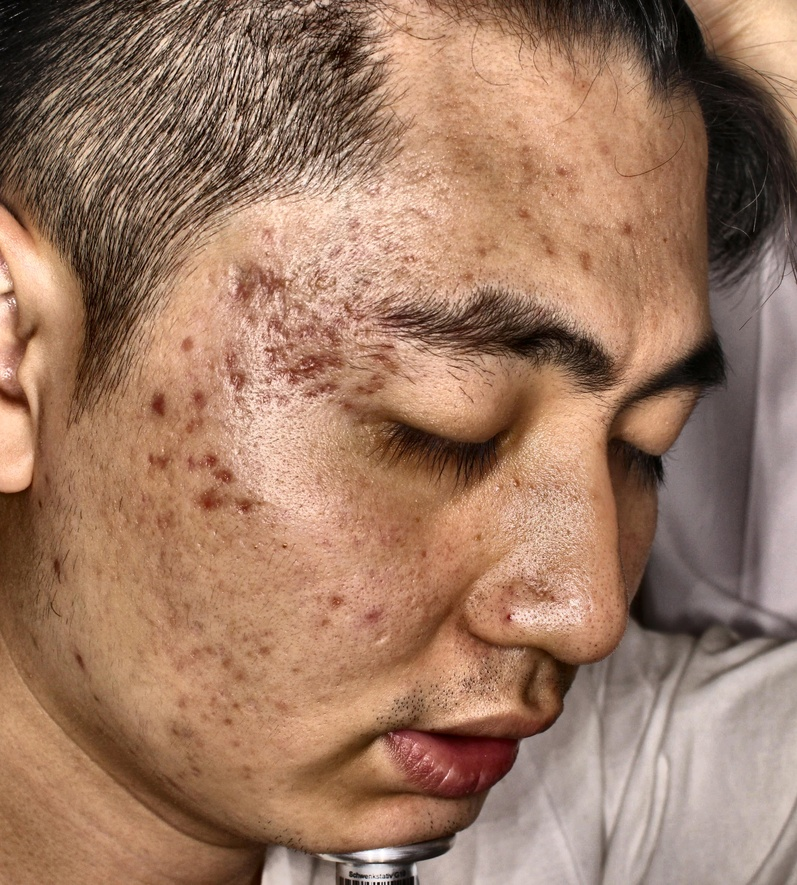
#> input picture Final_SkinCare_Recommender/train_img_e.g.jpg, 797 x 885 px, shrunk from 3112 x 3456 before the run, given as the content of the folder C:/Users/Samiksha Bhatia/Acne_gpu/myvenv/Data/valid/images, which was not available
$ python PreProcessing.py
#> lines starting #> are read from the running program, lines starting #| are printed output that depends on the picture; pictures that were not available may be replaced by others from this repository, and a replacement may not be noted
import cv2
import os
from glob import glob

class CLAHEPreprocessor:
    def __init__(self, input_folder, output_folder, clip_limit=2.0, tile_grid_size=(8, 8)):
        """
        Initializes the CLAHEPreprocessor with input and output folder paths,
        and CLAHE parameters.
        """
        self.input_folder = input_folder
        self.output_folder = output_folder
        self.clip_limit = clip_limit
        self.tile_grid_size = tile_grid_size
        os.makedirs(self.output_folder, exist_ok=True)  # Create output folder if it doesn't exist
        self.clahe = cv2.createCLAHE(clipLimit=self.clip_limit, tileGridSize=self.tile_grid_size)

    def apply_clahe(self, img_path):
        """
        Reads an image, applies CLAHE to the L-channel of the LAB color space,
        and returns the enhanced image.
        """
#> called with img_path = '_only/train_img_e.g.jpg'
        img = cv2.imread(img_path)  # Read the image in color (BGR)
#> img is the input picture: shape (885, 797, 3); mean B, G, R 99.5, 121.5, 158
        if img is None:
            return None

        # Convert image to LAB color space
        lab = cv2.cvtColor(img, cv2.COLOR_BGR2LAB)
#> lab: shape (885, 797, 3); mean of channels 0, 1, 2 136.3, 139.4, 145.6
        l, a, b = cv2.split(lab)
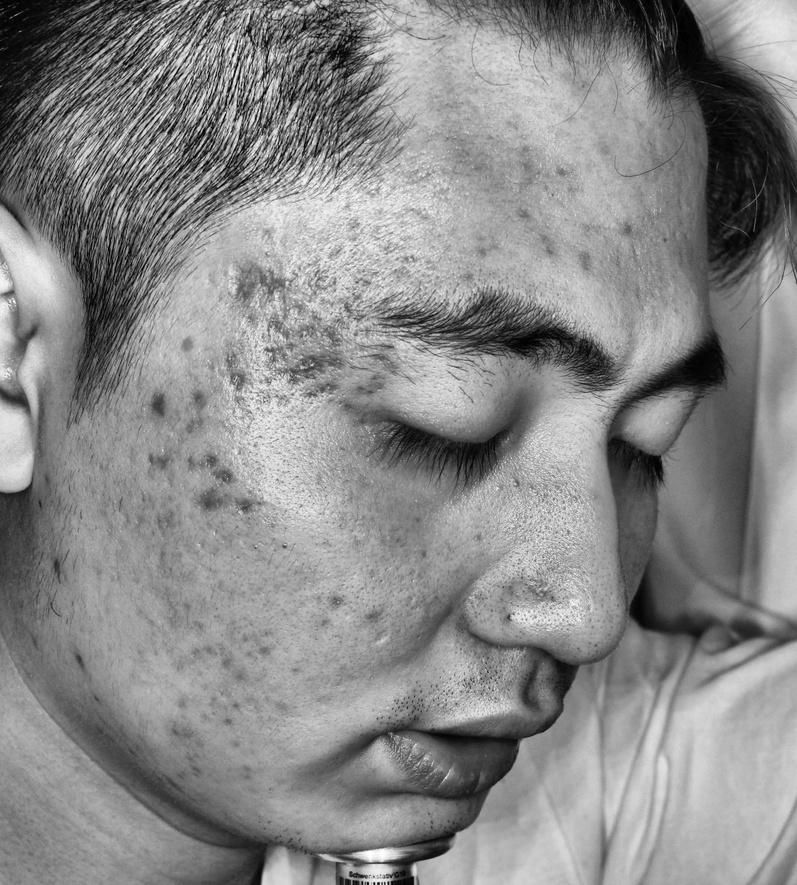
#> l: shape (885, 797); min 0, max 255, mean 136.3
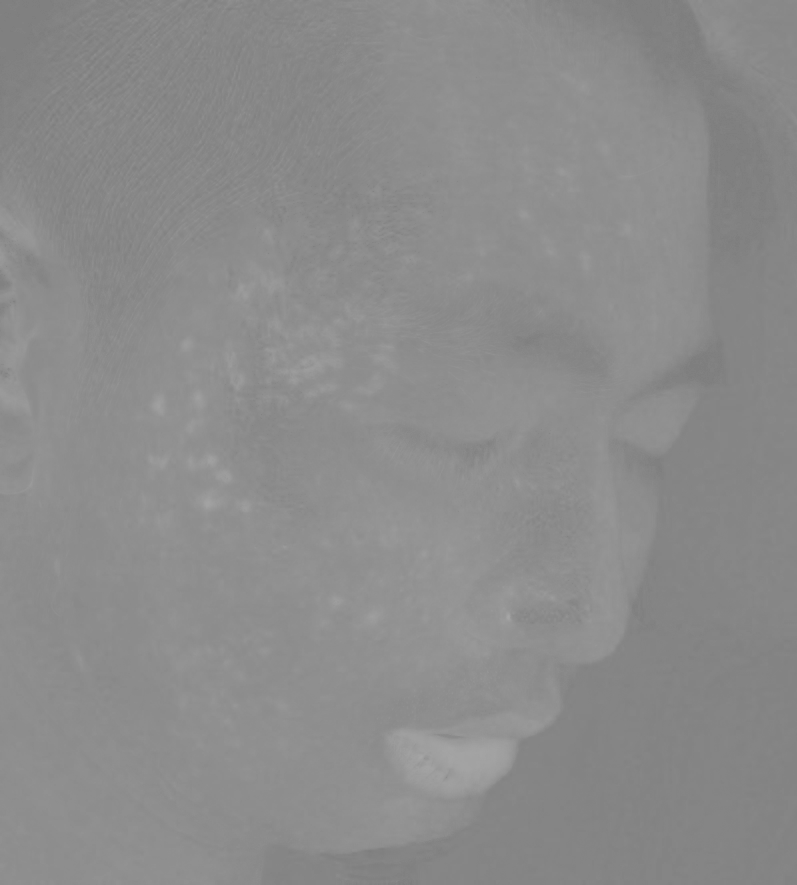
#> a: shape (885, 797); min 125, max 166, mean 139.4

        # Apply CLAHE to L-channel (lightness)
        l = self.clahe.apply(l)
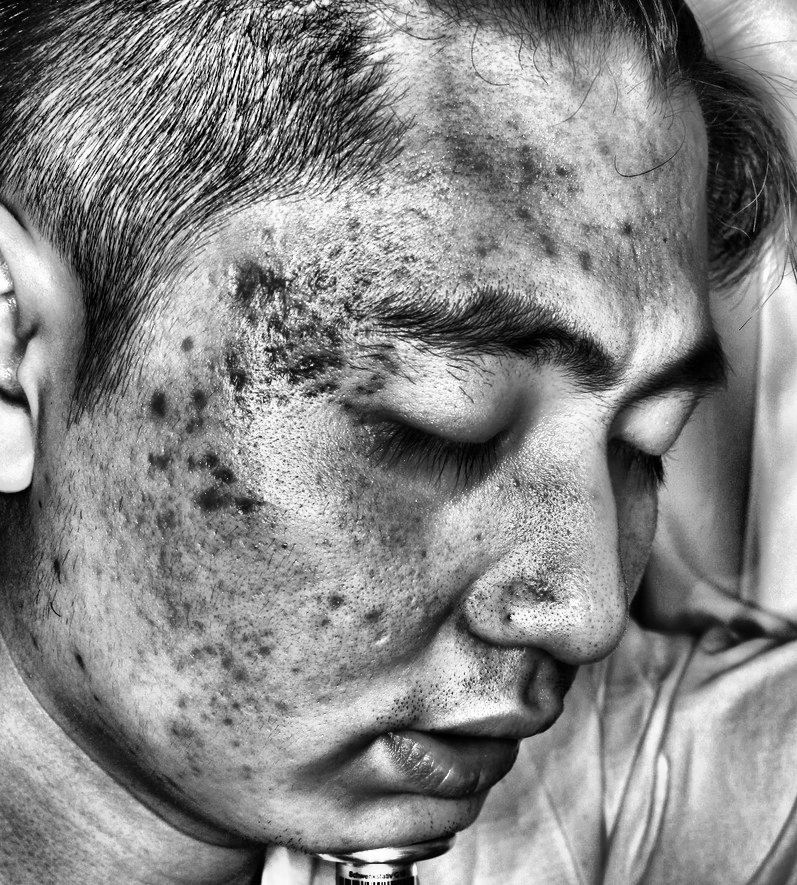
#> l: shape (885, 797); min 0, max 255, mean 135.4

        # Merge channels and convert back to BGR color space
        enhanced_lab = cv2.merge((l, a, b))
#> enhanced_lab: shape (885, 797, 3); mean of channels 0, 1, 2 135.4, 139.4, 145.6
        enhanced_img = cv2.cvtColor(enhanced_lab, cv2.COLOR_LAB2BGR)
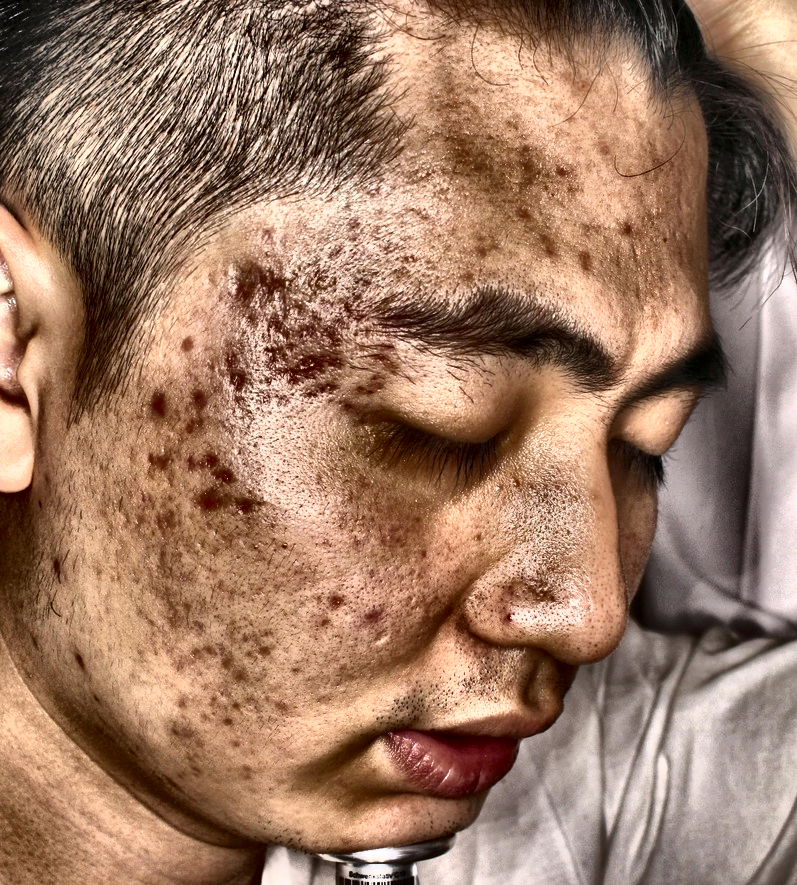
#> enhanced_img: shape (885, 797, 3); mean B, G, R 99.8, 121.7, 157.1
        return enhanced_img

    def process_images(self, file_extension='*.jpg'):
        """
        Processes all images in the input folder with the specified file extension,
        applies CLAHE, and saves the enhanced images to the output folder.
        """
        image_paths = glob(os.path.join(self.input_folder, file_extension))
        for img_path in image_paths:
            enhanced_img = self.apply_clahe(img_path)
            if enhanced_img is not None:
                output_path = os.path.join(self.output_folder, os.path.basename(img_path))
                cv2.imwrite(output_path, enhanced_img)  # Save the processed image
        print(f"CLAHE preprocessing completed. Processed images saved in {self.output_folder}.")


if __name__ == "__main__":
    # Define input and output folders
    input_folder = r'C:\Users\Samiksha Bhatia\Acne_gpu\myvenv\Data\valid\images'
    output_folder = r'C:\Users\Samiksha Bhatia\Acne_gpu\myvenv\Data3\valid\images'

    # Create an instance of the preprocessor and process images
    preprocessor = CLAHEPreprocessor(input_folder, output_folder)
    preprocessor.process_images()
